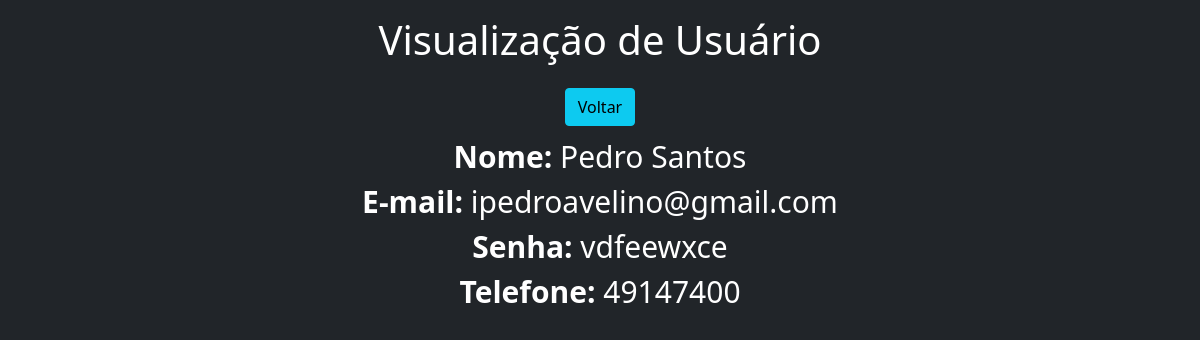
Screenshot of /view/1/ with the database file from the repository.
### app/models.py (models this page shows)
class Usuario(models.Model):
    nome = models.CharField(max_length=30)
    email = models.CharField(max_length=30)
    senha = models.CharField(max_length=20)
    telefone = models.CharField(max_length=13)

### app/views.py (the view)
# urls.py: path('view/<int:pk>/', view, name='view'),
def view(request, pk):
    data = {}
    data['db'] = Usuario.objects.get(pk=pk)
    return render(request, 'view.html', data)

### app/templates/view.html (shortened to what this page needs)
<!DOCTYPE html>
<html lang="pt-br">
    <head>
        <link href="https://cdn.jsdelivr.net/npm/bootstrap@5.1.1/dist/css/bootstrap.min.css" rel="stylesheet">
    </head>
    <body class="p-3 mb-2 bg-dark text-white">
        <div class="col-8 m-auto pt2 pb-2 text-center">
            <h1>Visualização de Usuário</h1>
        </div>
        <div class="col-8 m-auto pt-2 pb-2 text-center">
            <a href="/" class="btn btn-info">Voltar</a>
        </div>
        <div class="col-8 m-auto pt2 pb-2 text-center" style="font-size: 30px;">
          <strong>Nome: </strong>{{db.nome}}<br>
          <strong>E-mail: </strong>{{db.email}}<br>
          <strong>Senha: </strong>{{db.senha}}<br>
          <strong>Telefone: </strong>{{db.telefone}}<br>
        </div>
    </body>
</html>

### rows the page displays
Usuario: nome "Pedro Santos", email "ipedroavelino@gmail.com", senha "vdfeewxce", telefone "49147400"
